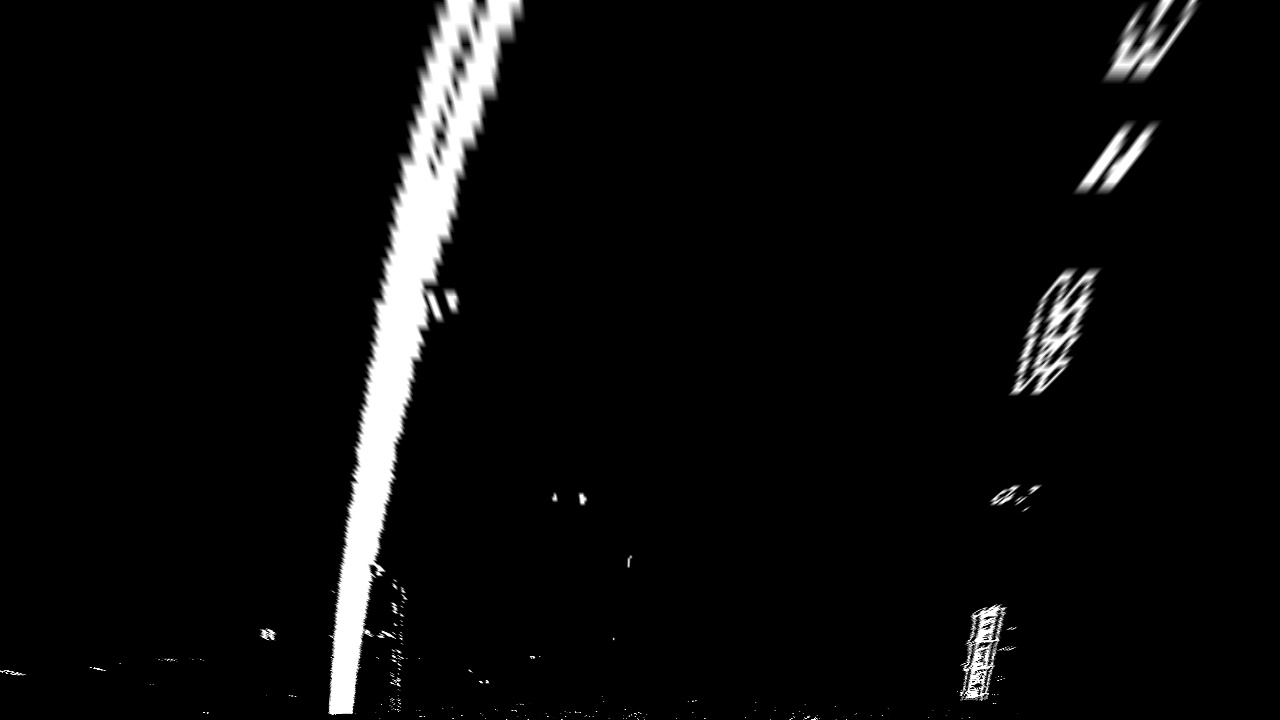
#> input picture test_images/ .jpg, 1280 x 720 px
$ python -i 02_image_generation.py   (imports and definitions only)   (older library calls are emulated)
#> lines starting #> are read from the running program, lines starting #| are printed output that depends on the picture
import numpy as np
import cv2
import glob
import pickle
from moviepy.editor import VideoFileClip

# Define a Line class to hold aggregate information across frames to smooth output
class Line():
    def __init__(self, frames):
        # store each polynomial coefficient for the last x lines
        self.poly1 = []
        self.poly2 = []
        self.poly3 = []
        # store the last x curvature radii
        self.curverad = []
        # how many frames should we keep and average across
        self.frames = frames
        self.current_mean_fit = [np.array([False])]

    def push_new_fit(self,new_fit):
        # append each polynomial coefficient to its respective list
        # pop the first element off the list if we reach the frame limit
        self.poly1.append(new_fit[0])
        if len(self.poly1) > self.frames:
            self.poly1.pop(0)

        self.poly2.append(new_fit[1])
        if len(self.poly2) > self.frames:
            self.poly2.pop(0)

        self.poly3.append(new_fit[2])
        if len(self.poly3) > self.frames:
            self.poly3.pop(0)

    def push_new_curverad(self,new_curverad):
        # append the new radius of curvature
        # pop the first element off the list if we reach the frame limit
        self.curverad.append(new_curverad)
        if len(self.curverad) > self.frames:
            self.curverad.pop(0)

    # [7 lines left out: function get_mean_fit, not called in this run]

    def get_mean_curverad(self):
        # return the mean of all stored curvatures
        return np.mean(self.curverad)

# Open the pickle of camera calibration data
# [1 line not run here, left out]
# [1 line that did not run here, left out]
# [1 line that did not run here, left out]

# Create our line objects, averaging over 10 frames
left_line = Line(10)
right_line = Line(10)

# Our main pipeline to transform and output images
def pipeline(img, s_thresh=(170, 255), sx_thresh=(20, 100)):

    img = np.copy(img)

    # Convert to HLS color space and separate the V channel
    hls = cv2.cvtColor(img, cv2.COLOR_RGB2HLS)
    l_channel = hls[:,:,1]
    s_channel = hls[:,:,2]

   # Sobel x
    sobelx = cv2.Sobel(l_channel, cv2.CV_64F, 1, 0) # Take the derivative in x
    abs_sobelx = np.absolute(sobelx) # Absolute x derivative to accentuate lines away from horizontal
    scaled_sobel = np.uint8(255*abs_sobelx/np.max(abs_sobelx))

    # Threshold x gradient
    sxbinary = np.zeros_like(scaled_sobel)
    sxbinary[(scaled_sobel >= sx_thresh[0]) & (scaled_sobel <= sx_thresh[1])] = 1

    # Threshold color channel
    s_binary = np.zeros_like(s_channel)
    s_binary[(s_channel >= s_thresh[0]) & (s_channel <= s_thresh[1])] = 1

    # Stack each channel (for colour output during testing)
    color_binary = np.dstack(( np.zeros_like(sxbinary), sxbinary, s_binary)) * 255

    # Combined binary b&w output for final
    preprocessImage = np.zeros_like(img[:,:,0])
    preprocessImage[((sxbinary == 1 ) | (s_binary == 1))] = 255

    # Warp this image to a bird's eye view
    warpedImage, MInv = warper(preprocessImage)

    # Check if this is the first frame (no current mean fit values)
    if left_line.current_mean_fit[0] == False:
        # Fit a polynomial to this bird's eye view image using a sliding window technique
        polyImage, left_fitx, right_fitx, ploty, vehicle_offset  = fit_polynomial(warpedImage)

    else:
        # Fit a polynomial to this bird's eye view image searching around prior windowed area
        polyImage, left_fitx, right_fitx, ploty, vehicle_offset  = search_around_poly(warpedImage, left_line.get_mean_fit(), right_line.get_mean_fit())

    # Draw our final unwarped image based on the calculated lane information
    final = draw_lines(warpedImage, left_fitx, right_fitx, ploty, MInv, img, vehicle_offset)

    return final

def warper(img):
    # Define the source and destination image points for warping a lane
    # based on points mapped to the lane on a sample unwarped image
    img_size = (img.shape[1],img.shape[0])
    src = np.float32(
        [[(img_size[0] / 2) - 55, img_size[1] / 2 + 100],
        [((img_size[0] / 6) - 10), img_size[1]],
        [(img_size[0] * 5 / 6) + 60, img_size[1]],
        [(img_size[0] / 2 + 55), img_size[1] / 2 + 100]])
    dst = np.float32(
        [[(img_size[0] / 4), 0],
        [(img_size[0] / 4), img_size[1]],
        [(img_size[0] * 3 / 4), img_size[1]],
        [(img_size[0] * 3 / 4), 0]])

    # Warp the image into a bird's eye view, and return the Minv so we can
    # unwarp it later for final output
    M = cv2.getPerspectiveTransform(src,dst)
    Minv = cv2.getPerspectiveTransform(dst,src)
    warped = cv2.warpPerspective(img,M,img_size,flags=cv2.INTER_LINEAR)

    return warped, Minv

def find_lane_pixels(binary_warped):
    # Take a histogram of the bottom half of the image
    histogram = np.sum(binary_warped[binary_warped.shape[0]//2:,:], axis=0)

    # Create an output image to draw on and visualize the result
    out_img = np.dstack((binary_warped, binary_warped, binary_warped))

    # Find the peak of the left and right halves of the histogram
    # These will be the starting point for the left and right lines
    midpoint = np.int(histogram.shape[0]//2)
    leftx_base = np.argmax(histogram[:midpoint])
    rightx_base = np.argmax(histogram[midpoint:]) + midpoint

    # HYPERPARAMETERS
    # Choose the number of sliding windows
    nwindows = 9
    # Set the width of the windows +/- margin
    margin = 100
    # Set minimum number of pixels found to recenter window
    minpix = 50

    # Set height of windows - based on nwindows above and image shape
    window_height = np.int(binary_warped.shape[0]//nwindows)
    # Identify the x and y positions of all nonzero pixels in the image
    nonzero = binary_warped.nonzero()
    nonzeroy = np.array(nonzero[0])
    nonzerox = np.array(nonzero[1])
    # Current positions to be updated later for each window in nwindows
    leftx_current = leftx_base
    rightx_current = rightx_base

    # Create empty lists to receive left and right lane pixel indices
    left_lane_inds = []
    right_lane_inds = []

    # Step through the windows one by one
    for window in range(nwindows):
        # Identify window boundaries in x and y (and right and left)
        win_y_low = binary_warped.shape[0] - (window+1)*window_height
        win_y_high = binary_warped.shape[0] - window*window_height
        win_xleft_low = leftx_current - margin
        win_xleft_high = leftx_current + margin
        win_xright_low = rightx_current - margin
        win_xright_high = rightx_current + margin

        # Draw the windows on the visualization image
        cv2.rectangle(out_img,(win_xleft_low,win_y_low),
        (win_xleft_high,win_y_high),(0,255,0), 2)
        cv2.rectangle(out_img,(win_xright_low,win_y_low),
        (win_xright_high,win_y_high),(0,255,0), 2)

        # Identify the nonzero pixels in x and y within the window #
        good_left_inds = ((nonzeroy >= win_y_low) & (nonzeroy < win_y_high) &
        (nonzerox >= win_xleft_low) &  (nonzerox < win_xleft_high)).nonzero()[0]
        good_right_inds = ((nonzeroy >= win_y_low) & (nonzeroy < win_y_high) &
        (nonzerox >= win_xright_low) &  (nonzerox < win_xright_high)).nonzero()[0]

        # Append these indices to the lists
        left_lane_inds.append(good_left_inds)
        right_lane_inds.append(good_right_inds)

        # If you found > minpix pixels, recenter next window on their mean position
        if len(good_left_inds) > minpix:
            leftx_current = np.int(np.mean(nonzerox[good_left_inds]))
        if len(good_right_inds) > minpix:
            rightx_current = np.int(np.mean(nonzerox[good_right_inds]))

    # Concatenate the arrays of indices (previously was a list of lists of pixels)
    try:
        left_lane_inds = np.concatenate(left_lane_inds)
        right_lane_inds = np.concatenate(right_lane_inds)
    except ValueError:
        # Avoids an error if the above is not implemented fully
        pass

    # Extract left and right line pixel positions
    leftx = nonzerox[left_lane_inds]
    lefty = nonzeroy[left_lane_inds]
    rightx = nonzerox[right_lane_inds]
    righty = nonzeroy[right_lane_inds]

    return leftx, lefty, rightx, righty, out_img

# Used for the first frame only
def fit_polynomial(binary_warped):

    # Find our lane pixels first
    leftx, lefty, rightx, righty, out_img = find_lane_pixels(binary_warped)

    # Fit a second order polynomial to each using `np.polyfit`
    left_fit = np.polyfit(lefty, leftx, 2)
    right_fit = np.polyfit(righty, rightx, 2)

    # push these new fit values to our Line objects
    left_line.push_new_fit(left_fit)
    right_line.push_new_fit(right_fit)

    # For this first frame only, set the mean to the current fit
    left_line.current_mean_fit = left_fit
    right_line.current_mean_fit = right_fit

    # Generate x and y values for plotting
    ploty = np.linspace(0, binary_warped.shape[0]-1, binary_warped.shape[0] )
    try:
        left_fitx = left_fit[0]*ploty**2 + left_fit[1]*ploty + left_fit[2]
        right_fitx = right_fit[0]*ploty**2 + right_fit[1]*ploty + right_fit[2]
    except TypeError:
        # Avoids an error if `left` and `right_fit` are still none or incorrect
        print('The function failed to fit a line!')
        left_fitx = 1*ploty**2 + 1*ploty
        right_fitx = 1*ploty**2 + 1*ploty

    ### Visualization - only used in initial test image output  ###
    ### Not part of final image output for video frames         ###

    # Colors in the left and right lane regions
    out_img[lefty, leftx] = [255, 0, 0]
    out_img[righty, rightx] = [0, 0, 255]

    # Calculate the radius of curvature in pixels for both lane lines
    left_curverad, right_curverad, vehicle_offset = measure_curvature_real(ploty,left_fit,right_fit)

    left_line.push_new_curverad(left_curverad)
    right_line.push_new_curverad(right_curverad)

    # Recast the x and y points into usable format for cv2.fillPoly()
    pts_left = np.array([np.transpose(np.vstack([left_fitx, ploty]))])
    pts_right = np.array([np.flipud(np.transpose(np.vstack([right_fitx, ploty])))])
    pts = np.hstack((pts_left, pts_right))

    # Draw the lane onto the warped blank image
    cv2.fillPoly(out_img, np.int_([pts]), (255,255, 0))

    return out_img, left_fitx, right_fitx, ploty, vehicle_offset

# Used during search_around_poly for frames after the first frame
# [86 lines left out: functions fit_poly, search_around_poly, not called in this run]

def measure_curvature_real(ploty,left_fit_cr,right_fit_cr):
    '''
    Calculates the curvature of polynomial functions in metres.
    '''
    # Define conversions in x and y from pixels space to meters
    ym_per_pix = 30/720 # meters per pixel in y dimension
    xm_per_pix = 3.7/700 # meters per pixel in x dimension

    # Define y-value where we want radius of curvature
    # We'll choose the maximum y-value, corresponding to the bottom of the image
    y_eval = np.max(ploty)

    # Calculation of R_curve (radius of curvature)
    left_curverad = ((1 + (2*left_fit_cr[0]*y_eval*ym_per_pix + left_fit_cr[1])**2)**1.5) / np.absolute(2*left_fit_cr[0])
    right_curverad = ((1 + (2*right_fit_cr[0]*y_eval*ym_per_pix + right_fit_cr[1])**2)**1.5) / np.absolute(2*right_fit_cr[0])

    # Calculation of vehicle offset from centre of the lane based on
    # image height of 720 and the centre of the image/camera mount being 640px
    left_lane_start = left_fit_cr[0]*720**2 + left_fit_cr[1]*720 + left_fit_cr[2]
    right_lane_start = right_fit_cr[0]*720**2 + right_fit_cr[1]*720 + right_fit_cr[2]
    centre_of_lane = (left_lane_start + right_lane_start) / 2
    vehicle_offset = (centre_of_lane - 640) * xm_per_pix

    return left_curverad, right_curverad, vehicle_offset

def draw_lines(warped, left_fitx, right_fitx, ploty, MInv, undist, vehicle_offset):
    # Create an image to draw the lines on
    warp_zero = np.zeros_like(warped).astype(np.uint8)
    color_warp = np.dstack((warp_zero, warp_zero, warp_zero))

    # Recast the x and y points into usable format for cv2.fillPoly()
    pts_left = np.array([np.transpose(np.vstack([left_fitx, ploty]))])
    pts_right = np.array([np.flipud(np.transpose(np.vstack([right_fitx, ploty])))])
    pts = np.hstack((pts_left, pts_right))

    # Draw the lane onto the warped blank image
    cv2.fillPoly(color_warp, np.int_([pts]), (0,255, 0))

    # Warp the blank back to original image space using inverse perspective matrix (Minv)
    newwarp = cv2.warpPerspective(color_warp, MInv, (undist.shape[1], undist.shape[0]))
    # Combine the result with the original image
    result = cv2.addWeighted(undist, 1, newwarp, 0.3, 0)

    # Add the text for the current mean radius of curvature & vehicle offset being used for this frame
    frame_curverad = "Radius of curvature: " + str(round((left_line.get_mean_curverad() + right_line.get_mean_curverad() / 2),2)) + "m"
    cv2.putText(result,frame_curverad,(20,50), cv2.FONT_HERSHEY_SIMPLEX, 1,(255,0,0),2,cv2.LINE_AA)

    frame_offset = "Offset from centre: " + str(round(vehicle_offset,2)) + "m"
    cv2.putText(result,frame_offset,(20,100), cv2.FONT_HERSHEY_SIMPLEX, 1,(255,0,0),2,cv2.LINE_AA)

    return result

# Frame processing
# [4 lines left out: function process_frame, not called in this run]

### Test image processing used while developing pipeline ###
### Not needed for final video output below              ###
# [12 lines of commented-out code are left out]
video_output = 'project_video_output.mp4'
# [1 line that did not run here, left out]
# [1 line that did not run here, left out]
# [1 line not run here, left out]

>>> import cv2
>>> picture = cv2.cvtColor(cv2.imread('test_images/ .jpg'), cv2.COLOR_BGR2RGB)
#> picture is the input picture: shape (720, 1280, 3); min 0, max 255, mean 11.4
>>> result = pipeline(picture)
#> in pipeline, `hls = cv2.cvtColor(img, cv2.COLOR_RGB2HLS)`: hls: shape (720, 1280, 3); mean of channels 0, 1, 2 0, 11.4, 0
#> in pipeline, `s_channel = hls[:,:,2]`: s_channel: shape (720, 1280); every value is 0
#> in pipeline, `sobelx = cv2.Sobel(l_channel, cv2.CV_64F, 1, 0)`:
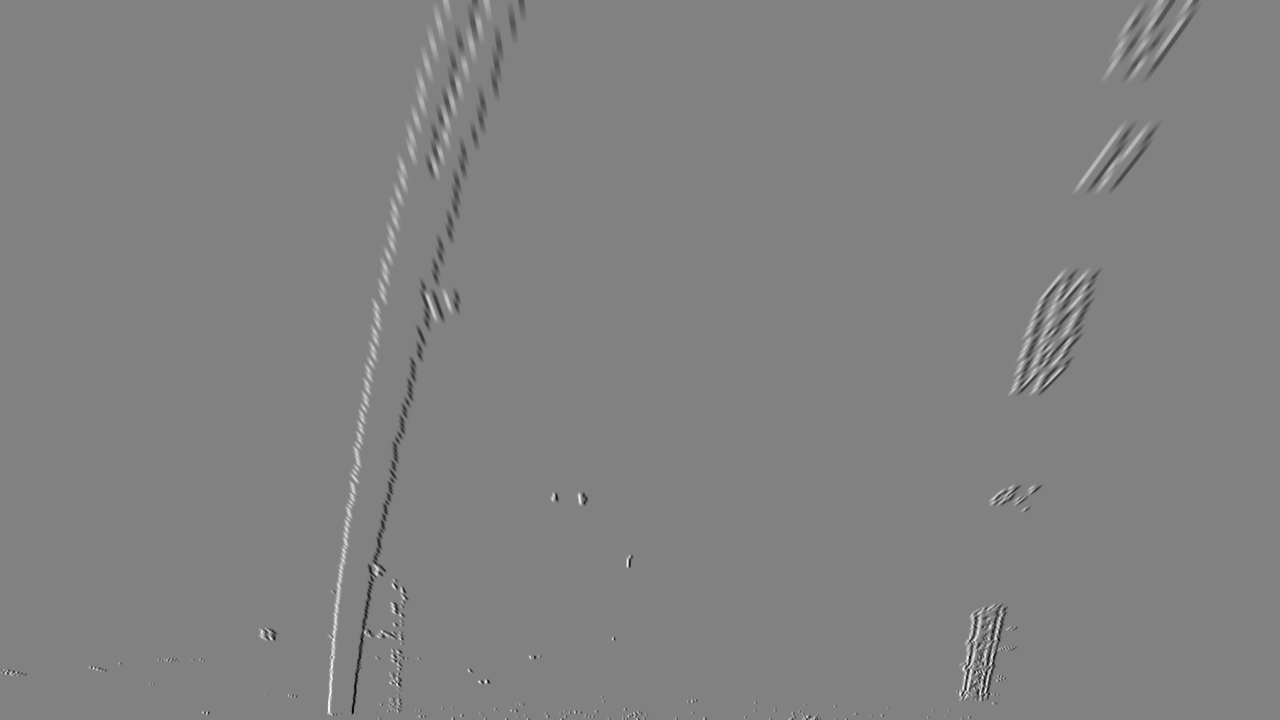
#> sobelx: shape (720, 1280) float64; min -1003, max 970, mean 0; drawn with min black and max white
#> in fit_polynomial, `cv2.fillPoly(out_img, np.int_([pts]), (255,255, 0))`:
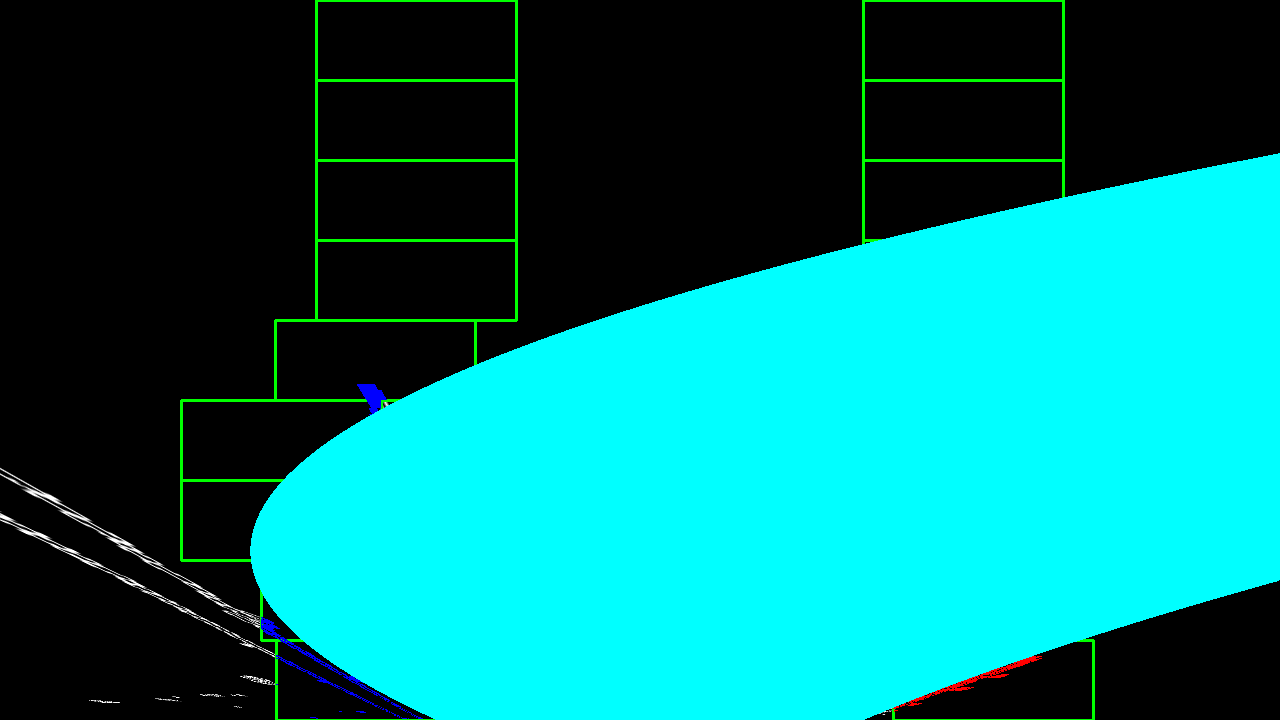
#> out_img: shape (720, 1280, 3); mean of channels 0, 1, 2 113.2, 115.8, 0.8; drawn as B, G, R
#> in pipeline, `polyImage, left_fitx, right_fitx, ploty, vehicle_offset  = fit_polynom..`: left_fitx = 720 values, max 2226.8 at index 0, min 250.8 at index 550, mean 770.4; right_fitx = 720 values, max 4862.8 at index 0, min 863.3 at index 719, mean 2480.6; ploty = 720 values from 0 to 719; vehicle_offset = 0.0508
#> in draw_lines, `pts_left = np.array([np.transpose(np.vstack([left_fitx, ploty]))])`: pts_left = 720 pairs, first value 250.8 to 2226.8, second value 0 to 719
#> in draw_lines, `pts_right = np.array([np.flipud(np.transpose(np.vstack([right_fitx, pl..`: pts_right = 720 pairs, first value 863.3 to 4862.8, second value 0 to 719
#> in draw_lines, `pts = np.hstack((pts_left, pts_right))`: pts = 1440 pairs, first value 250.8 to 4862.8, second value 0 to 719
#> in draw_lines, `cv2.fillPoly(color_warp, np.int_([pts]), (0,255, 0))`:
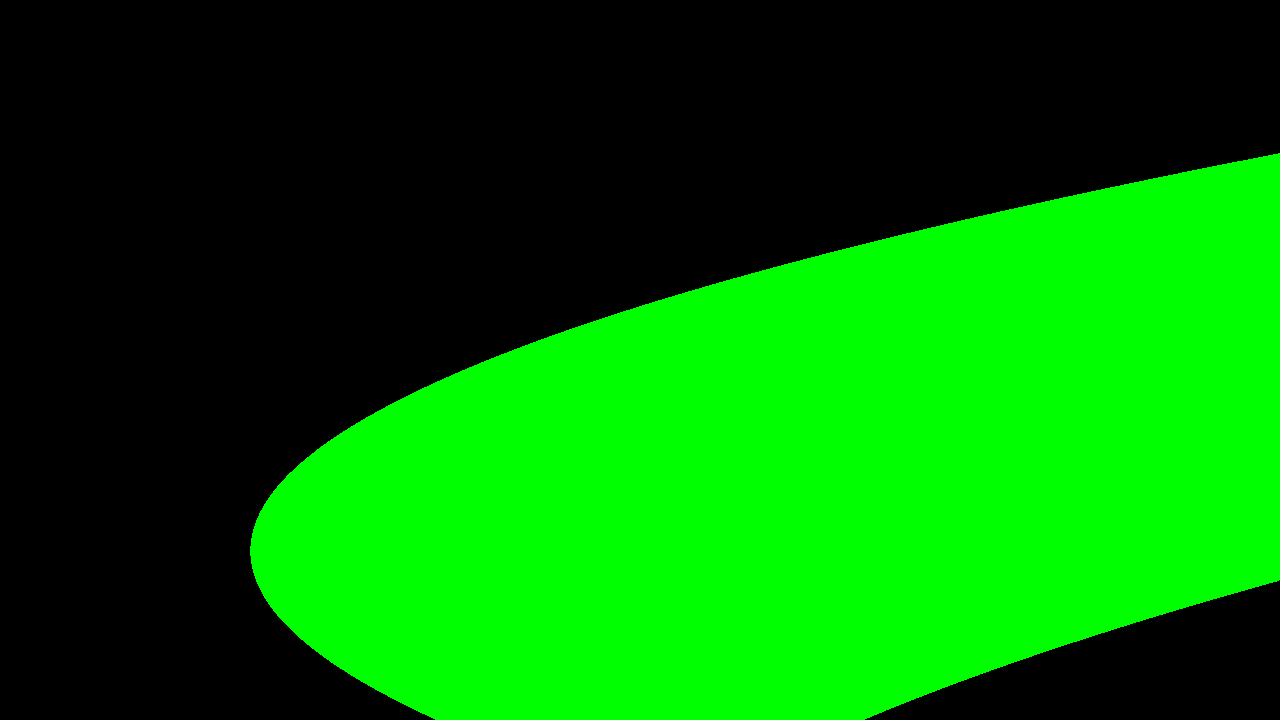
#> color_warp: shape (720, 1280, 3); mean of channels 0, 1, 2 0, 112.2, 0; drawn as B, G, R
#> in draw_lines, `frame_offset = "Offset from centre: " + str(round(vehicle_offset,2)) +..`: frame_offset = 'Offset from centre: 0.05m'
#> in draw_lines, `cv2.putText(result,frame_offset,(20,100), cv2.FONT_HERSHEY_SIMPLEX, 1,..`:
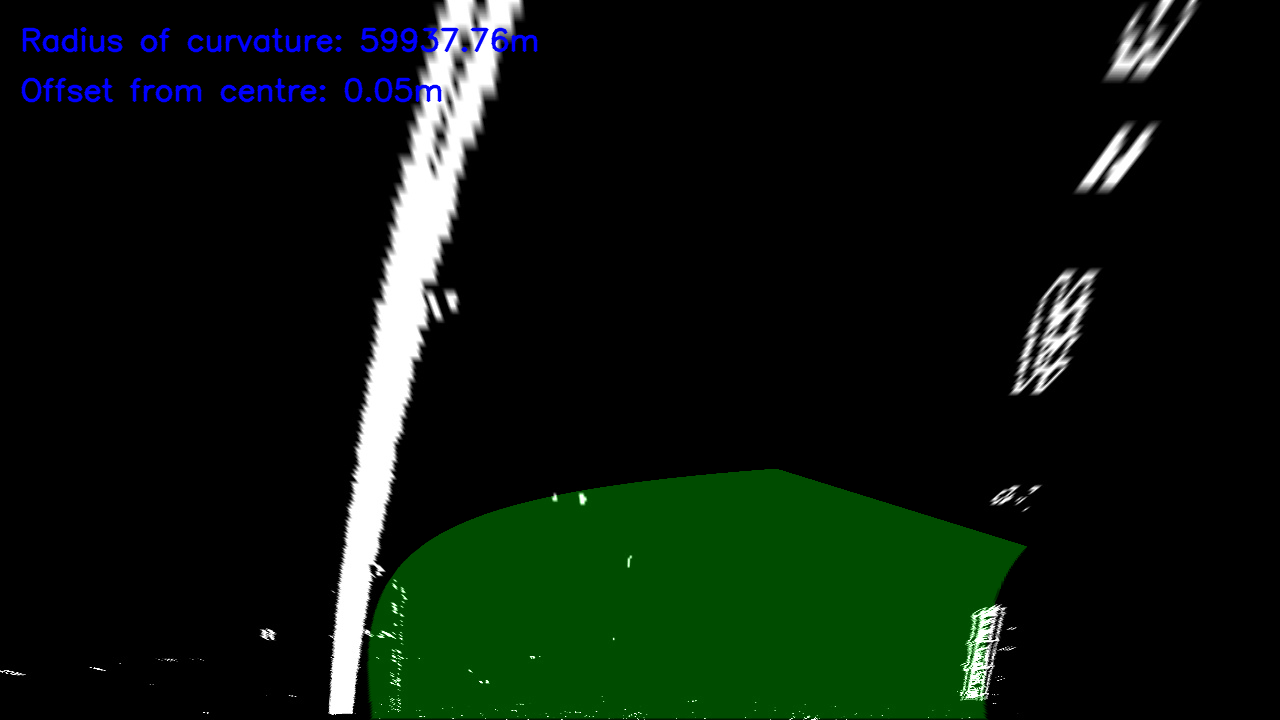
#> result: shape (720, 1280, 3); mean of channels 0, 1, 2 13.2, 22.3, 11.3; drawn as B, G, R
